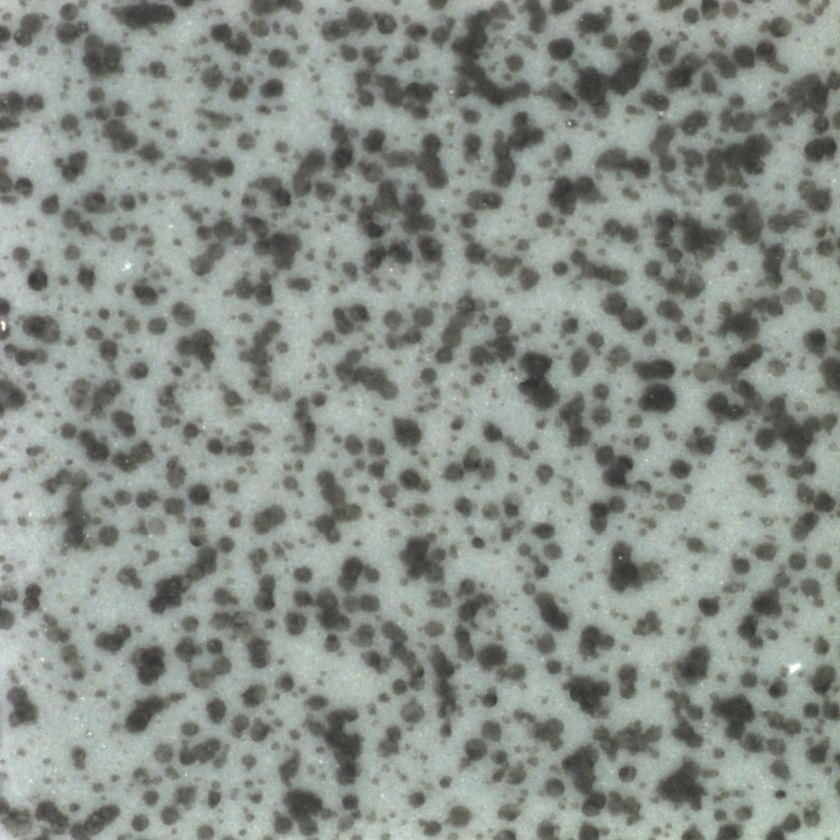
#> input picture uploads/WhatsApp_Image_2026-04-03_at_9.35.27_PM.jpeg, 840 x 840 px
$ python content_analysis.py uploads/WhatsApp_Image_2026-04-03_at_9.35.27_PM.jpeg   (older library calls are emulated)
#> lines starting #> are read from the running program, lines starting #| are printed output that depends on the picture; after the words box and inside, x2 and y2 are one past the last pixel; in counts of white or black regions, pixels touching at a corner belong together
### models.py
# models.py
"""Typed dataclasses for the FewVision pipeline.

These replace raw dictionaries, making the code safer, easier to extend,
and less error-prone.
"""

from dataclasses import dataclass, field
from typing import Optional
import numpy as np


@dataclass
class QualityMetrics:
    """Results from the Image Quality Check stage."""

    blur: float = 0.0
    brightness: float = 0.0
    contrast: float = 0.0
    noise: float = 0.0
    resolution: str = "0x0"

    # --- NEW metrics ---
    underexposed_pct: float = 0.0       # % pixels < 5
    overexposed_pct: float = 0.0        # % pixels > 250
    quality_score: float = 0.0          # weighted 0–100
    quality_rating: str = "Unknown"     # Excellent / Good / Fair / Poor

    blur_confidence: float = 0.0        # 0–1
    noise_confidence: float = 0.0       # 0–1

    recommendations: list[str] = field(default_factory=list)

    # Sharpness heatmap stored as a numpy array (not serialised to CSV)
    sharpness_map: Optional[np.ndarray] = field(default=None, repr=False)

    # [16 lines left out: function to_dict, not called in this run]


@dataclass
class ContentMetrics:
    """Results from the Content Analysis stage."""

    background: str = "Unknown"
    background_confidence: float = 0.0
    lighting: str = "Unknown"
    object_coverage: float = 0.0
    coverage_confidence: float = 0.0
    orientation: float = 0.0
    aspect_ratio: float = 0.0
    center_offset: float = 0.0
    content_score: float = 0.0          # 0–100

    # Internal: foreground mask for report visualisation (not serialised)
    foreground_mask: Optional[np.ndarray] = field(default=None, repr=False)
    # Bounding box as ((cx, cy), (w, h), angle) from minAreaRect
    bounding_rect: Optional[tuple] = field(default=None, repr=False)

    def to_dict(self) -> dict:
        """Serialise to a flat dictionary (excludes numpy arrays)."""
        return {
            "background": self.background,
            "background_confidence": self.background_confidence,
            "lighting": self.lighting,
            "object_coverage": self.object_coverage,
            "coverage_confidence": self.coverage_confidence,
            "orientation": self.orientation,
            "aspect_ratio": self.aspect_ratio,
            "center_offset": self.center_offset,
            "content_score": self.content_score,
        }


@dataclass
class AnalysisResult:
    """Combined result for a single image."""

    image: str = ""                     # basename
    image_path: str = ""                # absolute path
    quality: QualityMetrics = field(default_factory=QualityMetrics)
    content: ContentMetrics = field(default_factory=ContentMetrics)
    suitability_score: float = 0.0      # 0–100
    suitability_rating: str = "Unknown" # Ready / Marginal / Unsuitable
    augmentations: list[str] = field(default_factory=list)

    # [13 lines left out: function to_flat_dict, not called in this run]

### content_analysis.py
# content_analysis.py
"""Content analysis module for extracting scene and object metrics from images.

Enhanced with:
  - GrabCut segmentation (Otsu fallback)  (#6)
  - Multi-feature background analysis (edge + entropy + colour + LBP)  (#5)
  - Confidence scores  (#8)
  - Content score (0–100)  (#12)
  - Bounding box data for visualization  (#7)
"""

import math
import cv2
import numpy as np
import os
from models import ContentMetrics


class ContentAnalyzer:
    """Analyze content characteristics of an image."""

    def __init__(self, image_path: str):
        self.image_path = image_path
        self.image = cv2.imread(image_path)
#> self.image is the input picture: shape (840, 840, 3); mean B, G, R 136.9, 144.2, 137
        if self.image is None:
            raise ValueError(f"Cannot open image: {image_path}")
        self.gray = cv2.cvtColor(self.image, cv2.COLOR_BGR2GRAY)
        self.height, self.width = self.gray.shape
#> self.height = 840; self.width = 840
        self._fg_mask = None
        self._bounding_rect = None

    # ---------------------------------------------------------------------
    # Background complexity – multi-feature  (#5)
    # ---------------------------------------------------------------------
    def _edge_density(self):
        edges = cv2.Canny(self.gray, 100, 200)
        return float(np.sum(edges > 0) / (self.width * self.height))

    def _texture_entropy(self):
        """Approximate local entropy using Laplacian standard deviation."""
        lap = cv2.Laplacian(self.gray, cv2.CV_64F)
        return float(np.std(lap))

    def _colour_variance(self):
        """Mean per-channel standard deviation in BGR."""
        stds = [float(np.std(self.image[:, :, c])) for c in range(3)]
        return float(np.mean(stds))

    def _background_complexity(self):
        """Classify background using edge density + texture entropy +
        colour variance.  Returns (label, confidence)."""
        ed = self._edge_density()
#> in _edge_density, `edges = cv2.Canny(self.gray, 100, 200)`:
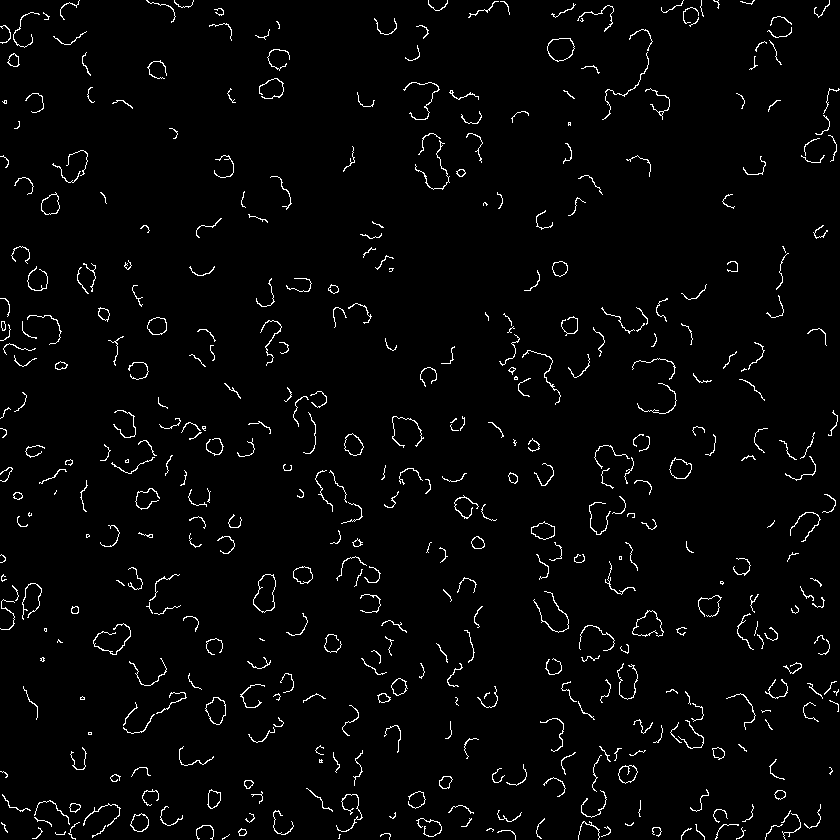
#> edges: shape (840, 840); 2.5% white in thin lines or dots
        te = self._texture_entropy()
        cv_val = self._colour_variance()

        # Normalise each to 0–1
        ed_score = min(ed / 0.15, 1.0)
        te_score = min(te / 60.0, 1.0)
        cv_score = min(cv_val / 80.0, 1.0)

        # Weighted vote
        complexity = 0.40 * ed_score + 0.30 * te_score + 0.30 * cv_score

        if complexity < 0.25:
            label = "Simple"
        elif complexity < 0.55:
            label = "Moderate"
        else:
            label = "Complex"

        # Confidence: distance from nearest boundary
        distances = [abs(complexity - 0.25), abs(complexity - 0.55)]
        confidence = round(min(1.0, min(distances) / 0.15), 4)
        return label, confidence

    # ---------------------------------------------------------------------
    # Lighting
    # ---------------------------------------------------------------------
    def _lighting(self):
        mean_val = np.mean(self.gray)
        if mean_val < 70:
            return "Dark"
        elif mean_val > 180:
            return "Bright"
        return "Normal"

    # ---------------------------------------------------------------------
    # Object segmentation – GrabCut with Otsu fallback  (#6)
    # ---------------------------------------------------------------------
    def _segment_foreground(self):
        """Return a binary mask (0/255) of the foreground object."""
        if self._fg_mask is not None:
            return self._fg_mask

        # --- Try GrabCut ---
        try:
            mask = np.zeros(self.gray.shape[:2], np.uint8)
            rect = (
                int(0.1 * self.width),
                int(0.1 * self.height),
                int(0.8 * self.width),
                int(0.8 * self.height),
            )
            bgd = np.zeros((1, 65), np.float64)
            fgd = np.zeros((1, 65), np.float64)
            cv2.grabCut(self.image, mask, rect, bgd, fgd, 5, cv2.GC_INIT_WITH_RECT)
            fg = np.where(
                (mask == cv2.GC_FGD) | (mask == cv2.GC_PR_FGD), 255, 0
            ).astype(np.uint8)
            fg_ratio = np.sum(fg == 255) / (self.width * self.height)
            if 0.01 < fg_ratio < 0.99:
                self._fg_mask = fg
                return fg
        except Exception:
            pass

        # --- Otsu fallback ---
        _, mask = cv2.threshold(
            self.gray, 0, 255, cv2.THRESH_BINARY + cv2.THRESH_OTSU
        )
        if np.sum(mask == 255) < np.sum(mask == 0):
            mask = cv2.bitwise_not(mask)
        self._fg_mask = mask
        return mask

    # ---------------------------------------------------------------------
    # Object coverage  (#8 confidence)
    # ---------------------------------------------------------------------
    def _object_coverage(self):
        """Return (coverage_pct, confidence)."""
        mask = self._segment_foreground()
        total = self.width * self.height
        coverage = float(np.sum(mask == 255) / total * 100.0)

        # Confidence proxy: edge crispness of the mask boundary
        edges = cv2.Canny(mask, 100, 200)
        edge_sharpness = float(np.sum(edges > 0) / max(1, np.sum(mask == 255)))
        confidence = round(min(1.0, edge_sharpness * 50), 4)
        return round(coverage, 2), confidence

    # ---------------------------------------------------------------------
    # Object geometry  (#7 bounding box data)
    # ---------------------------------------------------------------------
    def _object_geometry(self):
        """Return (orientation, aspect_ratio, center_offset, bounding_rect)."""
        mask = self._segment_foreground()
        contours, _ = cv2.findContours(
            mask, cv2.RETR_EXTERNAL, cv2.CHAIN_APPROX_SIMPLE
        )
        if not contours:
            return 0.0, 1.0, 0.0, None

        largest = max(contours, key=cv2.contourArea)
        rect = cv2.minAreaRect(largest)
        (cx, cy), (w, h), angle = rect
        if w < h:
            angle = angle + 90
        orientation = round(angle, 2)
        aspect_ratio = round(w / h if h != 0 else 0, 2)

        img_cx, img_cy = self.width / 2.0, self.height / 2.0
        diag = math.sqrt(self.width ** 2 + self.height ** 2)
        offset_px = math.sqrt((cx - img_cx) ** 2 + (cy - img_cy) ** 2)
        offset_pct = round((offset_px / diag) * 100, 2)

        self._bounding_rect = rect
        return orientation, aspect_ratio, offset_pct, rect

    # ---------------------------------------------------------------------
    # Content Score (0–100)  (#12)
    # ---------------------------------------------------------------------
    @staticmethod
    def _content_score(coverage, center_offset, background, lighting):
        """Weighted content score — higher = more suitable for training."""
        # Coverage: ideal 40–80 %
        if 40 <= coverage <= 80:
            s_cov = 1.0
        elif coverage < 40:
            s_cov = coverage / 40.0
        else:
            s_cov = max(0.0, 1.0 - (coverage - 80) / 20.0)

        s_offset = max(0.0, 1.0 - center_offset / 20.0)

        bg_map = {"Simple": 1.0, "Moderate": 0.6, "Complex": 0.3}
        s_bg = bg_map.get(background, 0.5)

        lt_map = {"Normal": 1.0, "Bright": 0.6, "Dark": 0.5}
        s_lt = lt_map.get(lighting, 0.5)

        score = (0.35 * s_cov + 0.25 * s_offset + 0.20 * s_bg + 0.20 * s_lt) * 100
        return round(score, 2)

    # ---------------------------------------------------------------------
    # Public API
    # ---------------------------------------------------------------------
    def analyze(self):
        """Return a dictionary with all content metrics (enhanced)."""
        background, bg_conf = self._background_complexity()
#> in _background_complexity, `ed = self._edge_density()`: ed = 0.0253
#> in _texture_entropy, `lap = cv2.Laplacian(self.gray, cv2.CV_64F)`:
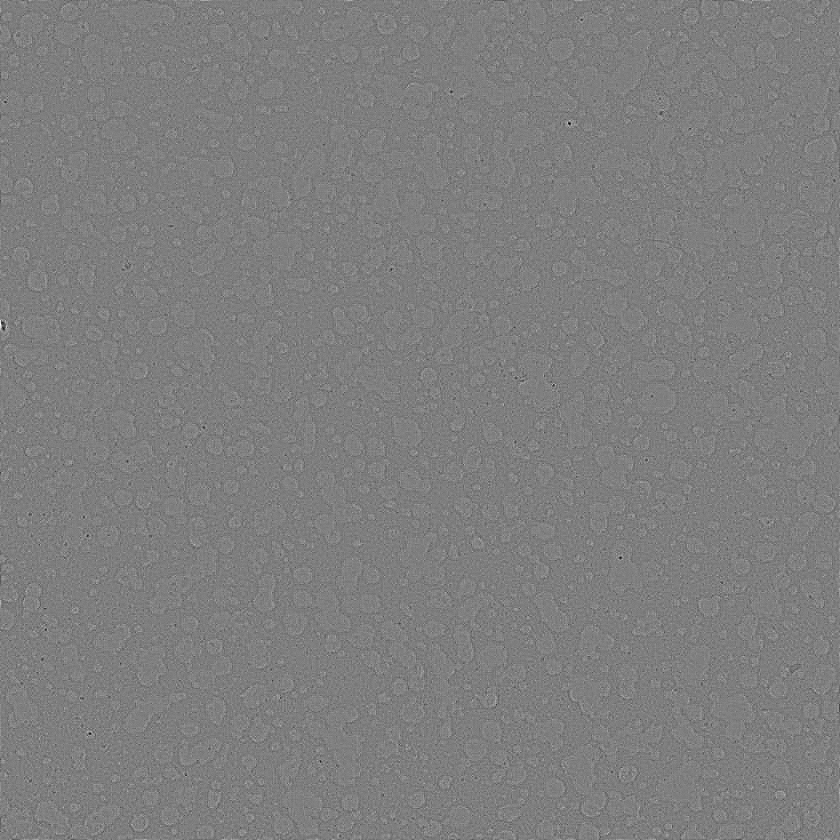
#> lap: shape (840, 840) float64; min -103, max 104, mean 0; drawn with min black and max white
#> in _background_complexity, `te = self._texture_entropy()`: te = 6.46
#> in _colour_variance, `stds = [float(np.std(self.image[:, :, c])) for c in range(3)]`: stds = [35.34, 35.85, 32.09]
#> in _background_complexity, `cv_val = self._colour_variance()`: cv_val = 34.43
#> in _background_complexity, `ed_score = min(ed / 0.15, 1.0)`: ed_score = 0.169
#> in _background_complexity, `te_score = min(te / 60.0, 1.0)`: te_score = 0.108
#> in _background_complexity, `cv_score = min(cv_val / 80.0, 1.0)`: cv_score = 0.43
#> in _background_complexity, `complexity = 0.40 * ed_score + 0.30 * te_score + 0.30 * cv_score`: complexity = 0.229
#> in _background_complexity, `distances = [abs(complexity - 0.25), abs(complexity - 0.55)]`: distances = [0.0211, 0.321]
#> in _background_complexity, `confidence = round(min(1.0, min(distances) / 0.15), 4)`: confidence = 0.141
#> background = 'Simple'; bg_conf = 0.141
        lighting = self._lighting()
#> in _lighting, `mean_val = np.mean(self.gray)`: mean_val = 141.2
        coverage, cov_conf = self._object_coverage()
#> in _segment_foreground, `_, mask = cv2.threshold( self.gray, 0, 255, cv2.THRESH_BINARY + cv2.TH..`:
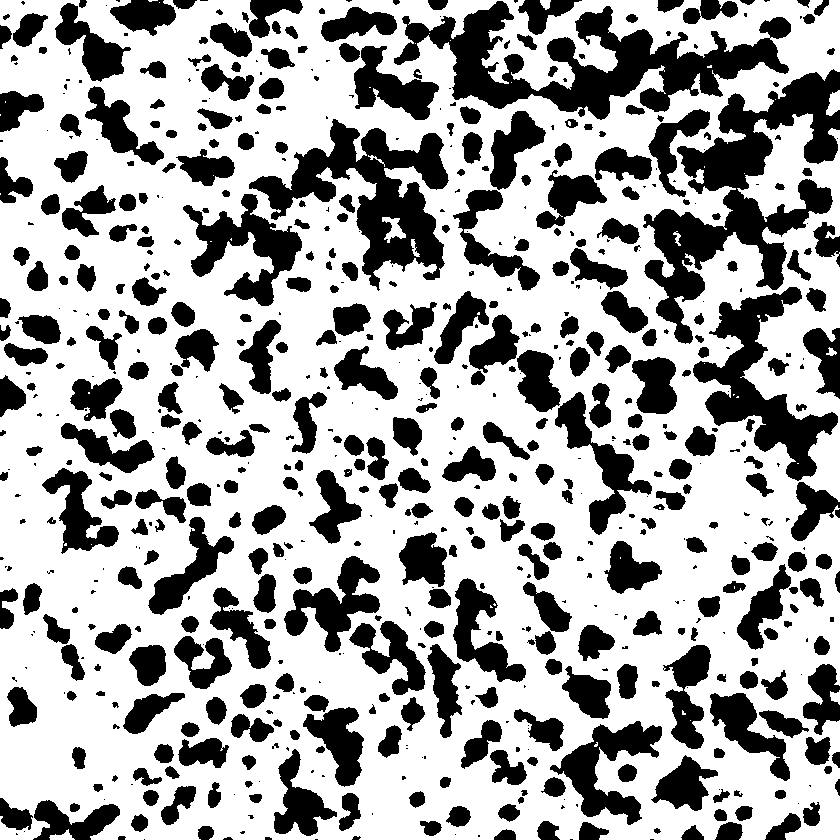
#> mask: shape (840, 840); 65.5% white; 678 black regions (238 under 20 px), largest, box (x1, y1, x2, y2) and area: (643, 69, 840, 344) 18013, (394, 1, 791, 120) 17525, (249, 119, 449, 291) 12413
#> in _object_coverage, `coverage = float(np.sum(mask == 255) / total * 100.0)`: coverage = 65.49
#> in _object_coverage, `edges = cv2.Canny(mask, 100, 200)`:
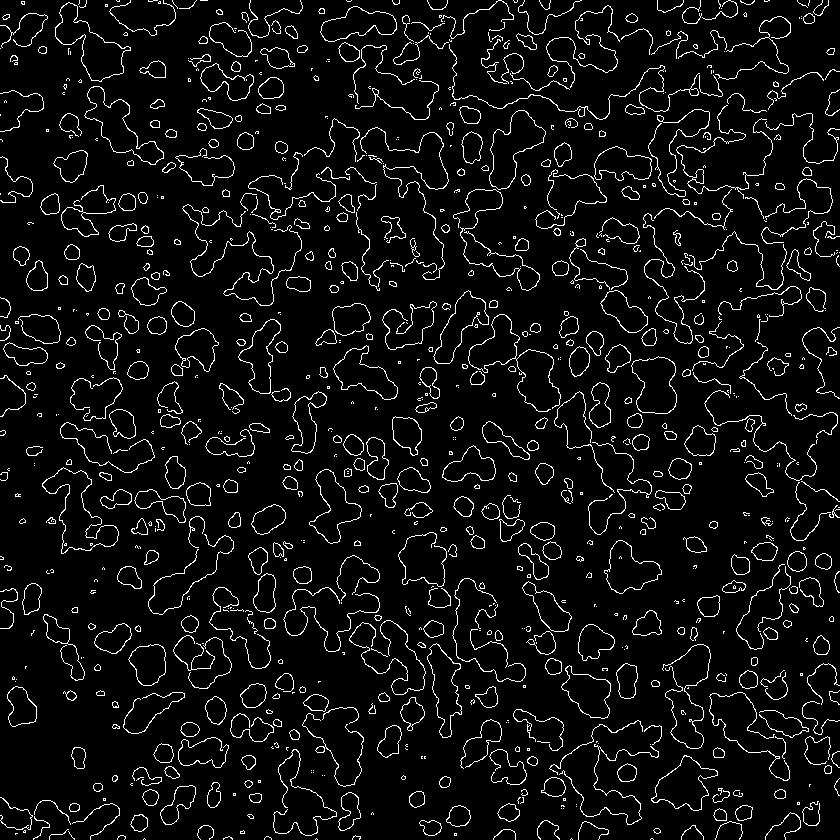
#> edges: shape (840, 840); 6% white in thin lines or dots
#> in _object_coverage, `edge_sharpness = float(np.sum(edges > 0) / max(1, np.sum(mask == 255)))`: edge_sharpness = 0.0923
#> in _object_coverage, `confidence = round(min(1.0, edge_sharpness * 50), 4)`: confidence = 1
#> coverage = 65.49; cov_conf = 1
        orientation, aspect_ratio, center_offset, brect = self._object_geometry()
#> in _object_geometry, `contours, _ = cv2.findContours( mask, cv2.RETR_EXTERNAL, cv2.CHAIN_APP..`: contours = 15 contours, 8 with area under 20; largest, box (x1, y1, x2, y2) and area: (0, 0, 840, 840) 664808, (826, 90, 840, 116) 212, (49, 829, 75, 840) 112, (830, 690, 840, 705) 75, (540, 0, 551, 10) 62, (826, 347, 837, 356) 38, (673, 231, 681, 246) 34
#> in _object_geometry, `largest = max(contours, key=cv2.contourArea)`: largest = contour of 2583 points, box (x1, y1, x2, y2) (0, 0, 840, 840), area 664808
#> in _object_geometry, `rect = cv2.minAreaRect(largest)`: rect = ((419.5, 419.5), (839, 839), -90)
#> in _object_geometry, `(cx, cy), (w, h), angle = rect`: cx = 419.5; w = 839; angle = -90
#> in _object_geometry, `aspect_ratio = round(w / h if h != 0 else 0, 2)`: aspect_ratio = 1
#> in _object_geometry, `offset_px = math.sqrt((cx - img_cx) ** 2 + (cy - img_cy) ** 2)`: offset_px = 0.707
#> in _object_geometry, `offset_pct = round((offset_px / diag) * 100, 2)`: offset_pct = 0.06
#> in _object_geometry, `self._bounding_rect = rect`: self._bounding_rect = ((419.5, 419.5), (839, 839), -90)
#> orientation = -90; aspect_ratio = 1; center_offset = 0.06; brect = ((419.5, 419.5), (839, 839), -90)
        content_score = self._content_score(
            coverage, center_offset, background, lighting
        )
#> in _content_score, `s_offset = max(0.0, 1.0 - center_offset / 20.0)`: s_offset = 0.997
#> in _content_score, `score = (0.35 * s_cov + 0.25 * s_offset + 0.20 * s_bg + 0.20 * s_lt) *..`: score = 99.92
#> content_score = 99.92

        return ContentMetrics(
            background=background,
            background_confidence=bg_conf,
            lighting=lighting,
            object_coverage=coverage,
            coverage_confidence=cov_conf,
            orientation=orientation,
            aspect_ratio=aspect_ratio,
            center_offset=center_offset,
            content_score=content_score,
            foreground_mask=self._fg_mask,
            bounding_rect=brect,
        )


if __name__ == "__main__":
    import sys
    if len(sys.argv) != 2:
        print("Usage: python content_analysis.py <image_path>")
        sys.exit(1)
    analyzer = ContentAnalyzer(sys.argv[1])
    result = analyzer.analyze()
    for k, v in result.to_dict().items():
        print(f"  {k}: {v}")
#> this loop made 9 passes
#> (k, v) on passes 1 to 9: ('background', 'Simple'), ('background_confidence', 0.141), ('lighting', 'Normal'), ('object_coverage', 65.49), ('coverage_confidence', 1), ('orientation', -90), ('aspect_ratio', 1), ('center_offset', 0.06), ('content_score', 99.92)
#|   background: Simple
#|   background_confidence: 0.1406
#|   lighting: Normal
#|   object_coverage: 65.49
#|   coverage_confidence: 1.0
#|   orientation: -90.0
#|   aspect_ratio: 1.0
#|   center_offset: 0.06
#> (further printed lines are left out)
